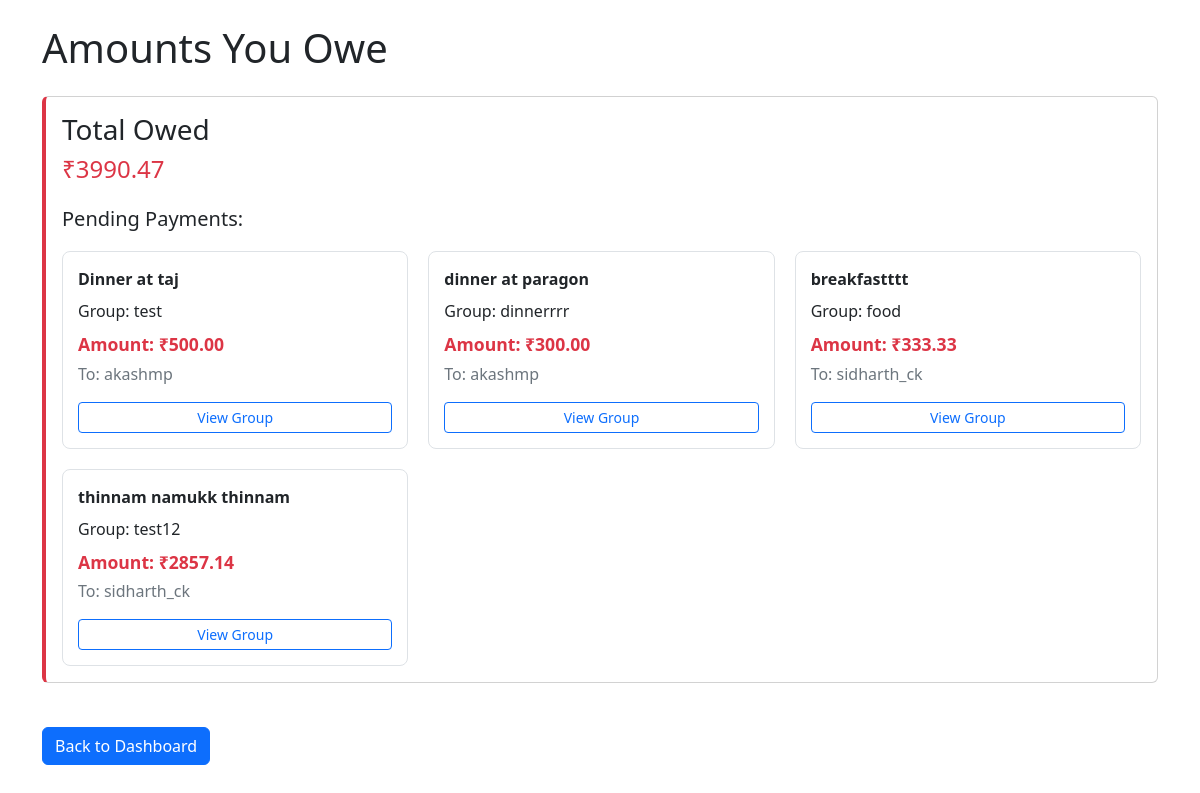
The page /dashboard/amounts-owed/ (signed in) on the database its author committed.
### hello/models.py (models this page shows, shortened)
class ExpenseSplit(models.Model):
    expense = models.ForeignKey(Expense, on_delete=models.CASCADE)
    user = models.ForeignKey(User, on_delete=models.CASCADE)
    share = models.DecimalField(max_digits=10, decimal_places=2)
    is_settled = models.BooleanField(default=False)

class Expense(models.Model):
    CATEGORY_CHOICES = [
        ('FOOD', 'Food'),
        ('FUEL', 'Fuel'),
        ('GROCERY', 'Grocery'),
        ('SHOPPING', 'Shopping'),
        ('BILLS', 'Bills'),
        ('TRAVEL', 'Travel'),
        ('ENTERTAINMENT', 'Entertainment'),
        ('OTHER', 'Other'),
    ]
    group = models.ForeignKey(SplitGroup, on_delete=models.CASCADE)
    name = models.CharField(max_length=100)
    amount = models.DecimalField(max_digits=10, decimal_places=2)
    date = models.DateTimeField(auto_now_add=True)
    paid_by = models.ForeignKey(User, on_delete=models.CASCADE)
    category = models.CharField(max_length=20, choices=CATEGORY_CHOICES, default='OTHER')
    is_active = models.BooleanField(default=True)

class SplitGroup(models.Model):
    name = models.CharField(max_length=100)
    description = models.TextField(blank=True, null=True)
    created_at = models.DateTimeField(auto_now_add=True)
    creator = models.ForeignKey(User, on_delete=models.CASCADE)
    is_active = models.BooleanField(default=True)

### hello/views.py (the view)
# urls.py: path('dashboard/amounts-owed/', views.amounts_owed, name='amounts_owed'),
@never_cache
@login_required
def amounts_owed(request):
    owed_splits = ExpenseSplit.objects.filter(
        user=request.user,
        is_settled=False
    ).select_related('expense', 'expense__group', 'expense__paid_by')
    total_owed = owed_splits.aggregate(total=Sum('share'))['total'] or 0
    return render(request, 'hello/amounts_owed.html', {
        'owed_splits': owed_splits,
        'total_owed': total_owed,
    })

### hello/templates/hello/amounts_owed.html (shortened to what this page needs)
<!DOCTYPE html>
<html>
<head>
    <link href="https://cdn.jsdelivr.net/npm/bootstrap@5.3.0/dist/css/bootstrap.min.css" rel="stylesheet">
</head>
<body>
    <div class="container py-4">
        <h1 class="mb-4">Amounts You Owe</h1>
        <div class="card summary-card">
            <div class="card-body">
                <h3 class="card-title">Total Owed</h3>
                <h4 class="text-danger">₹{{ total_owed|floatformat:2 }}</h4>
                <div class="mt-4">
                    <h5>Pending Payments:</h5>
                    <div class="splits-container">
                        {% for split in owed_splits %}
                        <div class="split-item">
                            <strong>{{ split.expense.name }}</strong>
                            <div class="mt-2">Group: {{ split.expense.group.name }}</div>
                            <div class="split-amount mt-2">Amount: ₹{{ split.share|floatformat:2 }}</div>
                            <div class="split-to mt-1">To: {{ split.expense.paid_by.username }}</div>
                            <a href="{% url 'view_group' split.expense.group.id %}"
                               class="btn btn-sm btn-outline-primary mt-3 w-100">
                                View Group
                            </a>
                        </div>
                        {% empty %}
                        <p class="text-muted">No pending payments!</p>
                        {% endfor %}
                    </div>
                </div>
            </div>
        </div>
        <a href="{% url 'dashboard' %}" class="btn btn-primary mt-4">Back to Dashboard</a>
    </div>
</body>
</html>

### hello/templates/hello/amounts_owed.html (style rules this page uses)
.summary-card { border-left: 4px solid #dc3545; margin-bottom: 20px; }
.splits-container { display: grid; grid-template-columns: repeat(auto-fill, minmax(300px, 1fr)); gap: 20px; margin-top: 20px; }
.split-item { padding: 15px; border: 1px solid #dee2e6; border-radius: 8px; transition: transform 0.2s, box-shadow 0.2s; }
.split-amount { font-size: 1.1rem; font-weight: bold; color: #dc3545; }
.split-to { color: #6c757d; }

### rows shown on the page
ExpenseSplit: expense.name "Dinner at taj", expense.group.name "test", share "500.00", expense.paid_by.username "akashmp"
ExpenseSplit: expense.name "dinner at paragon", expense.group.name "dinnerrrr", share "300.00", expense.paid_by.username "akashmp"
ExpenseSplit: expense.name "breakfastttt", expense.group.name "food", share "333.33", expense.paid_by.username "sidharth_ck"
ExpenseSplit: expense.name "thinnam namukk thinnam", expense.group.name "test12", share "2857.14", expense.paid_by.username "sidharth_ck"

### other values the page prints
{{ total_owed|floatformat:2 }} "3990.47"
